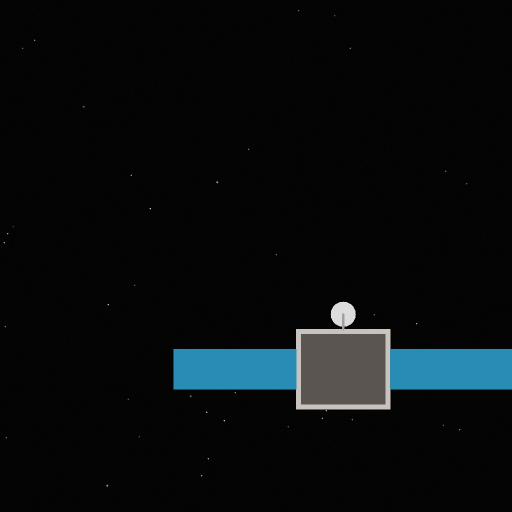
#> input picture data/real_validation/acrimsat_active_orbit.jpg, 1024 x 1024 px, given in place of Cheops_image_00001_img.jpg, which was not available (shown at 1/2 size)
$ python test_row_col_convention.py
#> lines starting #> are read from the running program, lines starting #| are printed output that depends on the picture
"""
audit/scripts/test_row_col_convention.py
---
Tests whether [R_min, C_min, R_max, C_max] is [y_min, x_min, y_max, x_max] or [x_min, y_min, x_max, y_max]
by checking pixel brightness/foreground overlap of the spacecraft object on Cheops_image_00001_img.jpg.
"""

import cv2
import numpy as np
from pathlib import Path

def main():
    img_path = Path("data/processed/spark/images/train/Cheops_image_00001_img.jpg")
    out_dir = Path("audit/label_overlays")
    out_dir.mkdir(parents=True, exist_ok=True)

    img = cv2.imread(str(img_path))
#> img is the input picture: shape (1024, 1024, 3); mean B, G, R 13.5, 12.2, 8.5
    if img is None:
        print("Image not found.")
        return

    # From train.csv row 2: Cheops, Bounding box: "(397, 253, 653, 486)"
    r_min, c_min, r_max, c_max = 397, 253, 653, 486

    # Convention A: R=y, C=x (The SPARK specification claim)
    # y1=397, y2=653, x1=253, x2=486
    boxA_crop = img[r_min:r_max, c_min:c_max]
    boxA_energy = np.mean(boxA_crop)
#> boxA_energy = 3.54

    # Convention B: R=x, C=y (The inverted/mistaken Phase 1 label convention)
    # y1=253, y2=486, x1=397, x2=653
    boxB_crop = img[c_min:c_max, r_min:r_max]
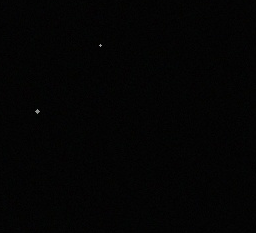
#> boxB_crop: shape (233, 256, 3); mean B, G, R 3.5, 3.6, 3.5
    boxB_energy = np.mean(boxB_crop)
#> boxB_energy = 3.55

    print(f"Convention A (R=y, C=x) Mean Brightness: {boxA_energy:.2f}")
#| Convention A (R=y, C=x) Mean Brightness: 3.54
    print(f"Convention B (R=x, C=y) Mean Brightness: {boxB_energy:.2f}")
#| Convention B (R=x, C=y) Mean Brightness: 3.55

    # Draw both on image
    # Green: Convention A [R=y, C=x]
    cv2.rectangle(img, (c_min, r_min), (c_max, r_max), (0, 255, 0), 3)
    cv2.putText(img, "R=y, C=x (Correct SPARK)", (c_min, r_min - 10), cv2.FONT_HERSHEY_SIMPLEX, 0.7, (0, 255, 0), 2)

    # Red: Convention B [R=x, C=y]
    cv2.rectangle(img, (r_min, c_min), (r_max, c_max), (0, 0, 255), 2)
    cv2.putText(img, "R=x, C=y (Inverted Phase 1)", (r_min, c_min - 10), cv2.FONT_HERSHEY_SIMPLEX, 0.7, (0, 0, 255), 2)
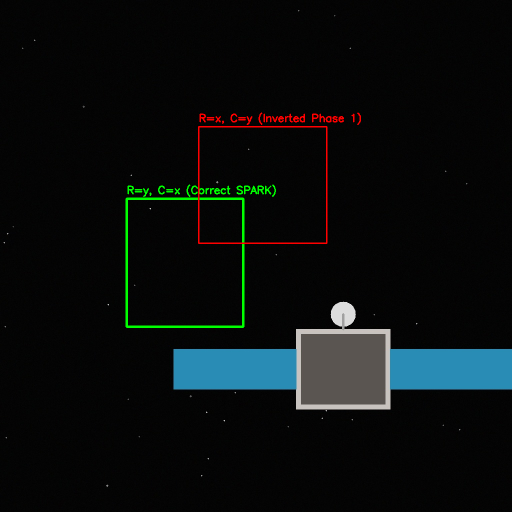
#> img: shape (1024, 1024, 3) (shown at 1/2 size); mean B, G, R 13.5, 13.8, 9.7

    out_file = out_dir / "convention_test_Cheops_00001.jpg"
    cv2.imwrite(str(out_file), img)
    print(f"Saved visual overlay to {out_file}")

if __name__ == "__main__":
    main()

$ run again, on data/real_validation/aquarius_sac_d_pass.jpg
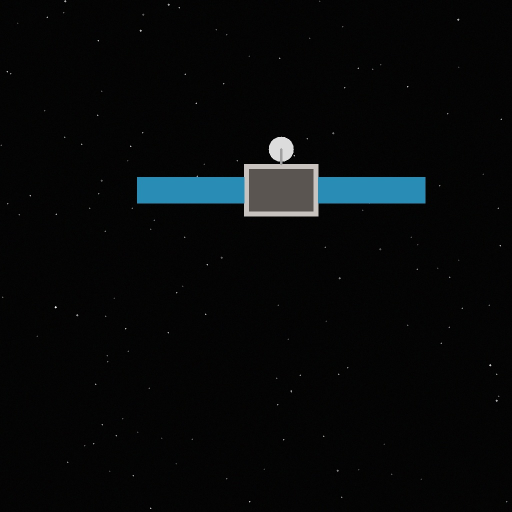
#> input picture data/real_validation/aquarius_sac_d_pass.jpg, 1024 x 1024 px, given in place of Cheops_image_00001_img.jpg, which was not available (shown at 1/2 size)
#> in main, img is the input picture: shape (1024, 1024, 3); mean B, G, R 9.5, 8.7, 6.6
#> boxA_energy = 7.84
#> in main, `boxB_crop = img[c_min:c_max, r_min:r_max]`:
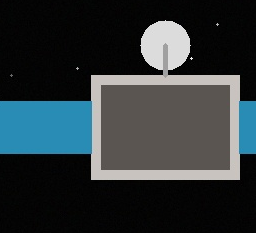
#> boxB_crop: shape (233, 256, 3); mean B, G, R 56.4, 53.5, 45.3
#> boxB_energy = 51.73
#| Convention A (R=y, C=x) Mean Brightness: 7.84
#| Convention B (R=x, C=y) Mean Brightness: 51.73
#> in main, `cv2.putText(img, "R=x, C=y (Inverted Phase 1)", (r_min, c_min - 10), c..`:
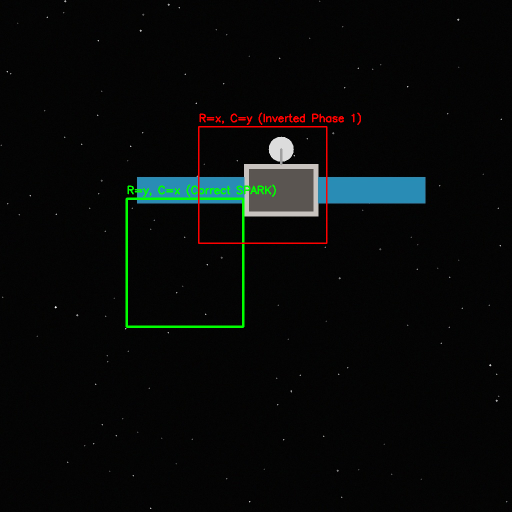
#> img: shape (1024, 1024, 3) (shown at 1/2 size); mean B, G, R 8.9, 9.9, 7.6
